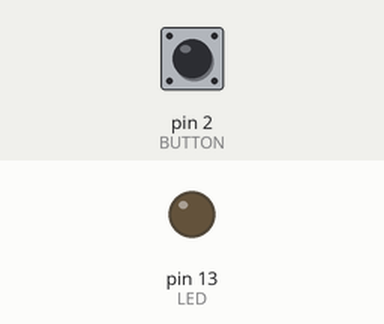
Recording of a sketch running on a simulated Arduino Uno, built with avr-gcc and run on an emulated ATmega328P. Shown: output pins drawn as LEDs (lit = HIGH). Inputs (shaded band) come from the test bench; at power-on: pin 2 (BUTTON) HIGH.

Above: at 1.2 s.
1.3 s: pin 2 (BUTTON) pulled LOW for 0.15 s
At 1.94 s:
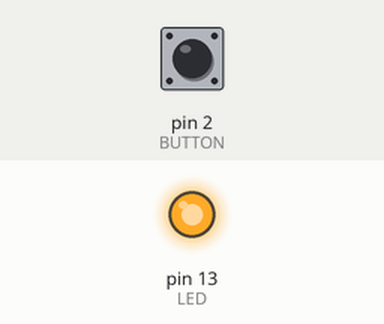
3.6 s: pin 2 (BUTTON) pulled LOW for 1 s
At 5.8 s:
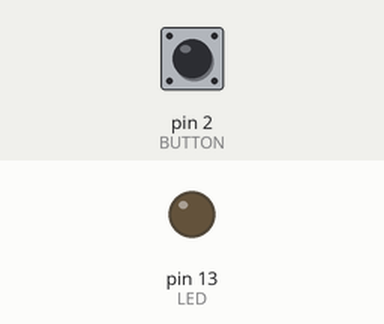
6.8 s: pin 2 (BUTTON) pulled LOW for 3.2 s
At 10.6 s:
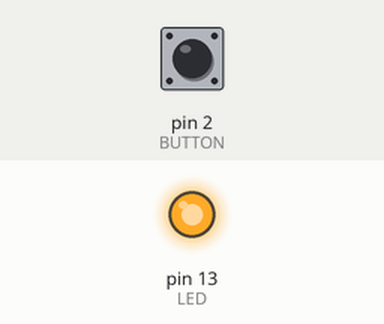
Timing chart, 0 to 12.3 s (numbered marks = the images above; inputs shaded):
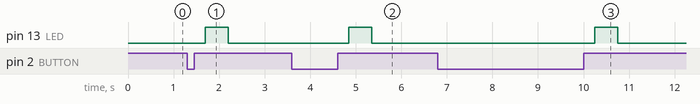

Measured:
- after the input at 1.3 s, pin 13 (LED): LOW → HIGH after 0.40 s, → LOW 0.50 s later
- after the input at 3.6 s, pin 13 (LED): LOW → HIGH after 1.2 s, → LOW 0.50 s later
- after the input at 6.8 s, pin 13 (LED): LOW → HIGH after 3.4 s, → LOW 0.50 s later

The sketch:

teste_millis.ino
```cpp
//Global Variables
const byte BUTTON=2; // our button pin
const byte LED=13; // LED (built-in on Uno)
unsigned long buttonPushedMillis; // when button was released
unsigned long ledTurnedOnAt; // when led was turned on
unsigned long turnOnDelay = 250; // wait to turn on LED
unsigned long turnOffDelay = 500; // turn off LED after this time
bool ledReady = false; // flag for when button is let go
bool ledState = false; // for LED is on or not.
void setup() {
pinMode(BUTTON, INPUT_PULLUP);
pinMode(LED, OUTPUT);
digitalWrite(LED, LOW);
}
void loop() {
// get the time at the start of this loop()
unsigned long currentMillis = millis();
// check the button
if (digitalRead(BUTTON) == LOW) {
// update the time when button was pushed
buttonPushedMillis = currentMillis;
ledReady = true;
}
// make sure this code isn't checked until after button has been let go
if (ledReady) {
//this is typical millis code here:
if ((unsigned long)(currentMillis - buttonPushedMillis) >= turnOnDelay) {
// okay, enough time has passed since the button was let go.
digitalWrite(LED, HIGH);
// setup our next "state"
ledState = true;
// save when the LED turned on
ledTurnedOnAt = currentMillis;
// wait for next button press
ledReady = false;
}
}
// see if we are watching for the time to turn off LED
if (ledState) {
// okay, led on, check for now long
if ((unsigned long)(currentMillis - ledTurnedOnAt) >= turnOffDelay) {
ledState = false;
digitalWrite(LED, LOW);
}
}
}
```
